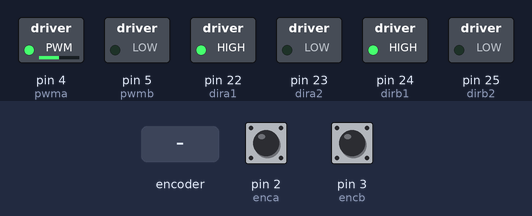
This sketch was run on a simulated Arduino Mega 2560, built with avr-gcc and run on an emulated ATmega2560. Parts: switched loads named in the sketch (green lamp = pin HIGH). Dashed ring = blinking. The test bench sets the inputs (shaded band); at power-on: pin 2 (enca) HIGH, pin 3 (encb) HIGH. What the sketch prints to the serial monitor is not drawn.

Above: at 1.2 s.
1.3 s: rotary encoder on pin 2 (enca) / pin 3 (encb) turned 3 steps (first pin leading)
At 1.56 s:
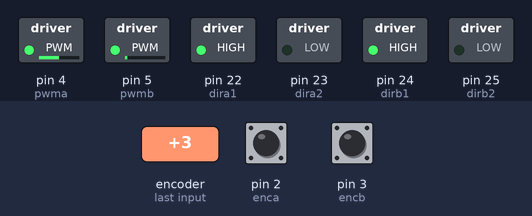
Timing chart, 0 to 4.3 s (numbered marks = the images above; inputs shaded):
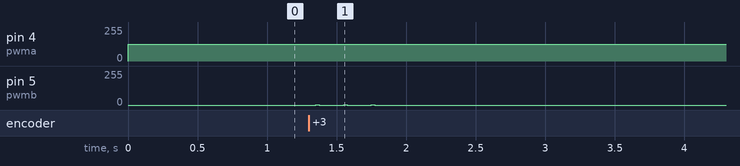

Measured:
- after the input at 1.3 s, pin 5 (pwmb): alternates 1/255 for 0.03 s and 0/255 for 0.17 s, 6 changes in all, then stays 0/255, starting after 0.05 s

The sketch:

MotorSynchronization.ino
```cpp
#define enca 2
#define encb 3  //Choose digital pins with interrupts for taking in encoder output

#define dira1 22
#define dira2 23
#define dirb1 24
#define dirb2 25  //direction pins for L293N motor driver

#define pwma 4
#define pwmb 5  //Enabler pins for L293N motor driver which takes in pwm signals to control speed

volatile long enacount = 0;
volatile long enbcount = 0;
long prevTime = 0;
float ePrev = 0;
float eIntegral = 0;
int value = 50;  //takes the required motor speed from 0 to 100, code can be changed to get input serially as well


void setup() {

  pinMode(enca, INPUT);
  pinMode(encb, INPUT);  //Setting encoder pins as input pins for arduino

  pinMode(dira1, OUTPUT);
  pinMode(dira2, OUTPUT);
  pinMode(dirb1, OUTPUT);
  pinMode(dirb2, OUTPUT);
  pinMode(pwma, OUTPUT);
  pinMode(pwmb, OUTPUT);  //Setting direction pins and enabler pins (pwm pins) as output pins

  digitalWrite(dira1, HIGH);
  digitalWrite(dira2, LOW);
  digitalWrite(dirb1, HIGH);
  digitalWrite(dirb2, LOW);
  /* Setting the direction pins of L293N motor driver so that
     motors move in the same direction
     Can also be done physically by connecting the pins to
     either +5V or ground instead of setting them as high or low through code
  */

  attachInterrupt(digitalPinToInterrupt(enca), handleenca, RISING);
  attachInterrupt(digitalPinToInterrupt(encb), handleencb, RISING);  //attaching interrupts to the encoder pins to increment counts

  Serial.begin(2000000);
}

void handleenca() {  //ISR for Encoder a
  enacount++;
}

void handleencb() {  //ISR for Encoder b
  enbcount++;
}

void loop() {
  int valadj = map(value, 0, 100, 0, 255);
  analogWrite(pwma, valadj);  //Giving 1st motor a speed to run at

  int target = enacount;  //Setting a target that encoder b has to reach

  float kp = 1.10;
  float kd = 0.06;
  float ki = 0.001;  //PID constant values, obtained through trial and error and varies with setup

  float u = pidController(target, kp, kd, ki);
  moveMotor(dirb1, dirb2, pwmb, u);

  Serial.print(enacount);
  Serial.print("    ");
  Serial.print(enbcount); /* Printing encoder counts so that it can be observed in serial plotter
                             Useful for finding fine tuning the PID constant values */
  Serial.println();
}
void moveMotor(int dir1, int dir2, int pwm, float u) {  //function to move the 2nd motor and match its motion wrt first motor
  float speed = fabs(u);  //Speed of the 2nd motor is taken as the absolute value of the calculated error for the encoder counts
  if (speed > 240)
    speed = 240;
    /*
    The limit 240 is set for the current motor(N20,600 rpm) as it tends to overshoot ny a large
    value, resulting in oscillations, if given with speed = 255; This value is motor specific
    */
  if (enbcount > enacount)  //Taking into consideration possibility of overshooting
    speed = 0;
  analogWrite(pwmb, speed);  //Sending the required speed to 2nd motor
}
float pidController(int target, float kp, float kd, float ki) {  //function to calculate error between the encoder counts by PID logic
  long currentTime = micros();
  float delta = ((float)(currentTime - prevTime)) / 1.0e6;
  int e = enbcount - enacount;                    //Calculating linear error
  float eDer = (e - ePrev) / delta;               //Calculating derivative error
  eIntegral += e * delta;                         //Calculating integral error
  float u = kp * e + kd * eDer + ki * eIntegral;  //Net error stored in variable 'u'
  prevTime = currentTime;
  ePrev = e;  //Updating time and error for the nextg iteration
  return u;
}
```
